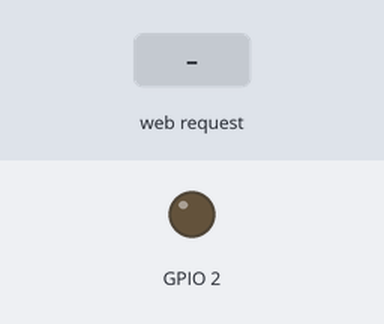
The program below on a simulated ESP32. Shown: output pins drawn as LEDs (lit = HIGH). The test bench sets the inputs (shaded band). WiFi joins after 1.5 s; servers stay silent unless stated; what the program prints to the serial monitor is not drawn.

Above: at 2.7 s.
2.8 s: HTTP request GET /on received
At 3.4 s:
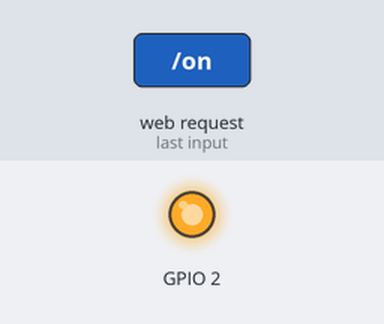
4.3 s: HTTP request GET /off received
At 4.6 s:
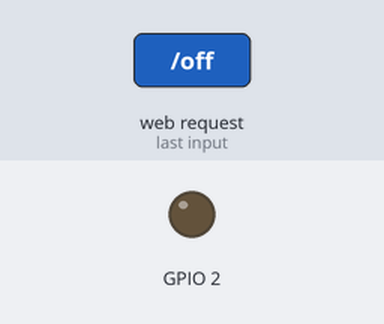
Timing chart, 0 to 7.3 s (numbered marks = the images above; inputs shaded):
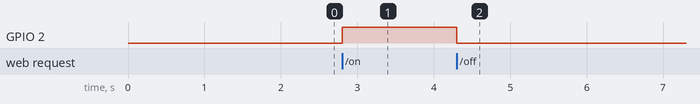

Measured:
- after the input at 2.8 s, GPIO 2: LOW → HIGH at once
- after the input at 4.3 s, GPIO 2: HIGH → LOW at once

The program:

main.cpp
```cpp
#include <Arduino.h>

#include <WiFi.h>
#include <WebServer.h>

// Wi-Fi credentials
const char* ssid = "zietek";
const char* password = "piotrek12345";

// Create a web server on port 80
WebServer server(80);

const char* html = "<html><style> body{margin: 0; padding: 0;}</style><body><a href='/on'><button style='height: 50%; width: 100%; color: black; background-color: green; font-size: 500px; border: none;'>ON</button ></a> <a href='/off'><button style='height: 50%; width: 100%; color: black; background-color: red; font-size: 500px; border: none;'>OFF</button></a></body></html>";

// Handle root request
void handleRoot() {
  server.send(200, "text/html", html);
}

void handleOn(){
  server.send(200, "text/html", html);
  digitalWrite(2, HIGH);
}

void handleOff(){
  server.send(200, "text/html", html);
  digitalWrite(2, LOW);
}

// Handle 404 errors
void handleNotFound() {
  server.send(404, "text/html", "404: Not Found");
}

void setup() {
  Serial.begin(115200);

  // Connect to Wi-Fi
  WiFi.begin(ssid, password);
  Serial.print("Connecting to Wi-Fi...");
  while (WiFi.status() != WL_CONNECTED) {
    delay(500);
    Serial.print(".");
  }
  Serial.println("\nConnected to Wi-Fi!");
  Serial.print("ESP32 IP Address: ");
  Serial.println(WiFi.localIP());

  // Define server routes
  server.on("/", handleRoot);
  server.on("/on", handleOn);
  server.on("/off", handleOff);
  server.onNotFound(handleNotFound);

  // Start the server
  server.begin();
  Serial.println("HTTP Server started!");
  pinMode(2, OUTPUT);
}

void loop() {
  server.handleClient(); // Handle client requests
}
```
